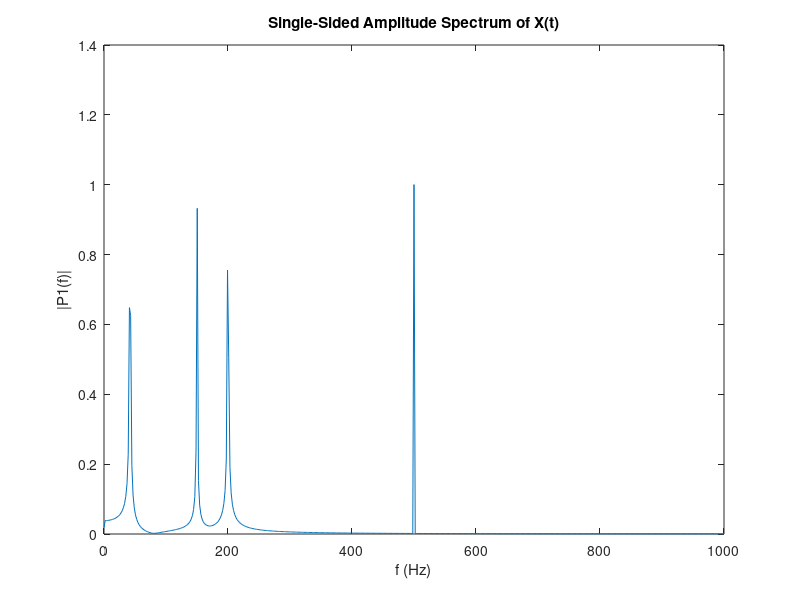

Source code (MATLAB): (Note: this script raises an error after producing the figure.)
fs = 2000;
T = 1/fs;
L = 1024;
x = (0:L-1)*T;

y = sin(2*pi*x*200)+sin(2*pi*500*x)+sin(2*pi*42*x)+sin(2*pi*x*150);

Y = fft(y);
P2 = abs(Y/L);
P1 = P2(1:L/2+1);
P1(2:end-1) = 2*P1(2:end-1);

f = fs*(0:(L/2))/L;
plot(f,P1) 
title('Single-Sided Amplitude Spectrum of X(t)')
xlabel('f (Hz)')
ylabel('|P1(f)|')

fileID = fopen('input.csv','w');
for i=[1:length(y)]
    fprintf(fileID,'%f\n',y(i));
end
fclose(fileID);


P1 = out1(1:L/2+1);
P1(2:end-1) = 2*P1(2:end-1);

f = fs*(0:(L/2))/L;
figure(2)
plot(f,P1) 
title('Single-Sided Amplitude Spectrum of X(t)')
xlabel('f (Hz)')
ylabel('|P1(f)|')